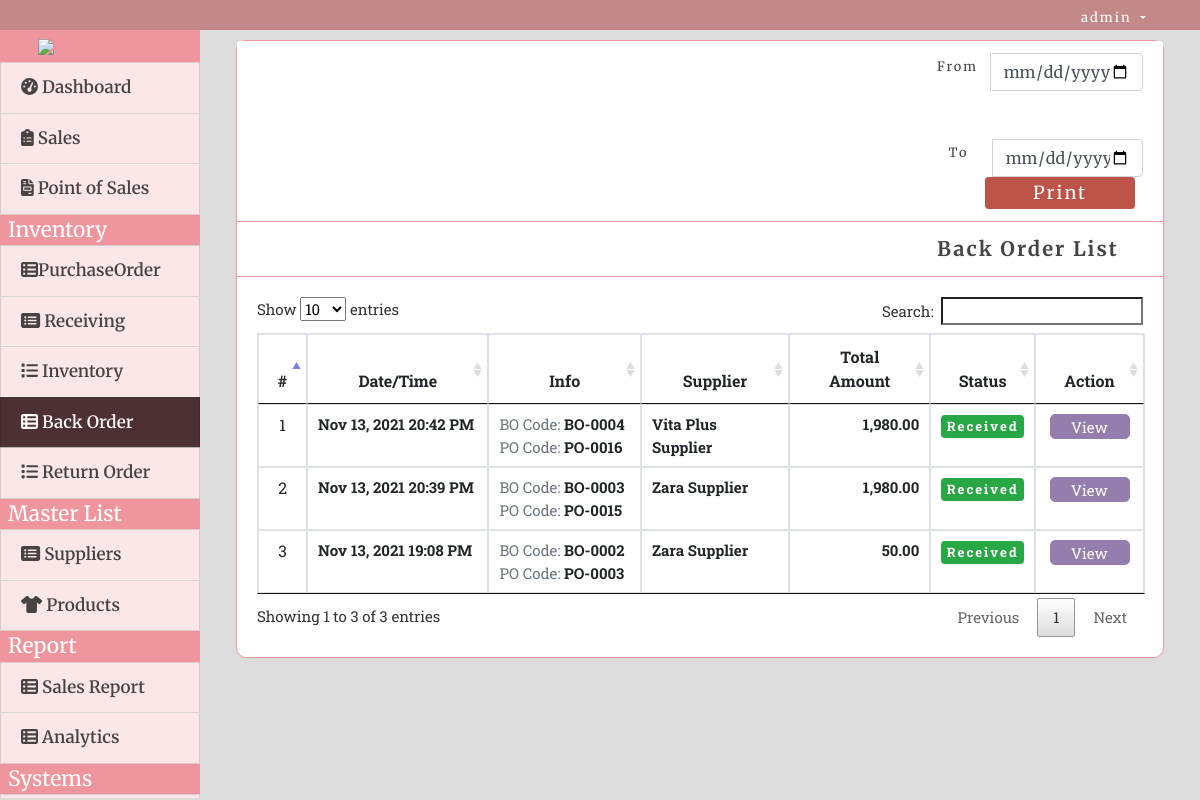
Screenshot of /index.php?page=back_order (signed in) with the database file from the repository.
### tables this page shows
CREATE TABLE `back_order` (
  `id` int(30) NOT NULL,
  `po_id` int(30) NOT NULL,
  `receiving_id` int(30) NOT NULL,
  `bo_code` varchar(50) NOT NULL,
  `supplier_id` int(30) NOT NULL,
  `total_cost` float NOT NULL DEFAULT 0,
  `remarks` text DEFAULT NULL,
  `status` tinyint(1) NOT NULL DEFAULT 0,
  `inventory_ids` text DEFAULT NULL,
  `date_created` datetime NOT NULL DEFAULT current_timestamp()
);

CREATE TABLE `purchase_order` (
  `id` int(30) NOT NULL,
  `po_code` varchar(50) NOT NULL,
  `supplier_id` int(30) NOT NULL,
  `total_cost` float NOT NULL,
  `remarks` text NOT NULL,
  `status` tinyint(1) NOT NULL DEFAULT 0 COMMENT '0=pending, 1=received',
  `date_created` datetime NOT NULL DEFAULT current_timestamp()
);

CREATE TABLE `suppliers` (
  `id` int(30) NOT NULL,
  `name` varchar(200) NOT NULL,
  `address` text NOT NULL,
  `contact` varchar(50) NOT NULL,
  `contact_person` text DEFAULT NULL,
  `date_created` datetime NOT NULL DEFAULT current_timestamp()
);

### back_order.php (the view, shortened to what this page needs)
<?php include('db_connect.php');?>
<div class="container-fluid">
	<div class="col-lg-12">
		<div class="row">
			<div class="col-md-12">
				<div class="card">
				<div class="card-header text-center">
						<form method="POST" class="form-inline" action="print/bo_print.php">
							<div class="input-group">
								<div class="input-group-addon">
									<small>From</small> &nbsp
								</div>
								<input type="date" class="form-control pull-right col-sm-12" name="from" max="<?php echo date("Y-m-d"); ?>" required>
							</div>
							<Br>
							<Br>
							<div class="input-group">
								<div class="input-group-addon">&nbsp
									<small>To</small> &nbsp
								</div>
								&nbsp&nbsp<input type="date" class="form-control pull-right col-sm-12" name="to" max="<?php echo date("Y-m-d"); ?>" required>
							</div>
							<input class="btn btn-sm btn-success ml-5" style="width:150px; background-color:#bc5449; color:white; border-color:#bc5449;height:32px; font-size:18px; letter-spacing:2px;" name="print" type="submit" formtarget="_blank" value="Print">
						</form>
					</div>
					<div class="card-header">
						<b>Back Order List</b>
					</div>
					<div class="card-body">
						<table class="table table-bordered table-hover">
							<thead>
								<tr>
									<th class="text-center">#</th>
									<th class="text-center">Date/Time</th>
									<th class="text-center">Info</th>
									<th class="text-center">Supplier</th>
									<th class="text-center">Total Amount</th>
									<th class="text-center">Status</th>
									<th class="text-center">Action</th>
								</tr>
							</thead>
							<tbody>
								<?php
								$i = 1;
								$bo = $conn->query("SELECT b.*,s.name as sname,p.po_code FROM back_order b inner join purchase_order p on b.po_id = p.id inner join suppliers s on s.id = b.supplier_id order by b.status asc ,unix_timestamp(b.date_created) desc");
								while($row=$bo->fetch_assoc()):
								?>
								<tr>
									<td class="text-center"><?php echo $i++ ?></td>
									<td class="">
										<p><b><?php echo date("M d, Y H:i A",strtotime($row['date_created'])) ?></b></p>
									</td>
									<td class="">
										<p>
											<span class="text-muted">BO Code:</span><b> <?php echo $row['bo_code'] ?></b><br>
											<span class="text-muted">PO Code:</span><b> <?php echo $row['po_code'] ?></b>
										</p>
									</td>
									<td class="">
										<p><b><?php echo ucwords($row['sname']) ?></b></p>
									</td>
									<td class="text-right">
										<b><?php echo number_format($row['total_cost'],2) ?></b>
									</td>
									<td class="text-center">
                                        <?php if($row['status'] == 1): ?>
                                            <span class="badge badge-success rounded-pills">Received</span>
                                        <?php else: ?>
                                            <span class="badge badge-primary rounded-pills">Pending</span>
                                        <?php endif; ?>
									</td>
									<td class="text-center">
										<button class="btn btn-sm btn-primary edit_bo"  style="width:80px; border-radius:5px; background-color:#957dad; color:white; border-color:#957dad;height:25px; font-size:15px;"  type="button" onclick="location.href='index.php?page=view_bo&id=<?php echo $row['id'] ?>'" data-json='<?php echo json_encode($row) ?>'>View</button>
									</td>
								</tr>
								<?php endwhile; ?>
							</tbody>
						</table>
					</div>
				</div>
			</div>
		</div>
	</div>
</div>

### assets/css/style.css (style rules this page uses)
body { font-family: "Open Sans", sans-serif; color: #444444; width: 100%; height: calc(100%); font-size: 12px; }
.btn-sm { padding: .0001rem .2rem; }

### index.php (style rules this page uses)
body { background: #80808045; }

### back_order.php (style rules this page uses)
.card-header { font-family:'Merriweather', serif; background-color:white; font-size:20px; padding-left:700px; letter-spacing:2px; border-color:#ee959e; }
.text-center { font-size:16px; }
.card { border-color:#ee959e; font-family: 'Raleway', sans-serif; font-family: 'Roboto Slab', serif; border-radius:10px; font-size:15px; }
td { font-size:15px; }
.badge { font-size:13px; padding-top:5px; padding-bottom:5px; letter-spacing:2px; }
td { vertical-align: middle !imbortant; }
td p { margin:unset; }

### rows the page displays
back_order: date_created "Nov 13, 2021 20:42 PM", bo_code "BO-0004", purchase_order.po_code "PO-0016", supplier.name "Vita Plus Supplier", total_cost "1,980.00", status "Received"
back_order: date_created "Nov 13, 2021 20:39 PM", bo_code "BO-0003", purchase_order.po_code "PO-0015", supplier.name "Zara Supplier", total_cost "1,980.00", status "Received"
back_order: date_created "Nov 13, 2021 19:08 PM", bo_code "BO-0002", purchase_order.po_code "PO-0003", supplier.name "Zara Supplier", total_cost "50.00", status "Received"

### other values shown
$_SESSION['login_name'] "admin"
